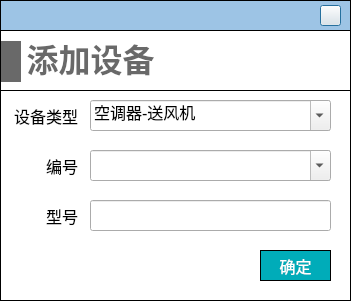
<?xml version="1.0" encoding="UTF-8"?>
<ui version="4.0">
 <class>dialog_add_system</class>
 <widget class="QDialog" name="dialog_add_system">
  <property name="geometry">
   <rect>
    <x>0</x>
    <y>0</y>
    <width>351</width>
    <height>301</height>
   </rect>
  </property>
  <property name="windowTitle">
   <string>Dialog</string>
  </property>
  <property name="styleSheet">
   <string notr="true">#dialog_add_system
{
background-color:white;
}</string>
  </property>
  <widget class="QWidget" name="widget_top" native="true">
   <property name="geometry">
    <rect>
     <x>0</x>
     <y>0</y>
     <width>351</width>
     <height>31</height>
    </rect>
   </property>
   <property name="styleSheet">
    <string notr="true">#widget_top
{
border: 1px solid #000000;
background-color: rgb(157, 196, 229);
background-color: rgb(157, 196, 229);
}</string>
   </property>
   <widget class="QPushButton" name="close">
    <property name="geometry">
     <rect>
      <x>320</x>
      <y>5</y>
      <width>21</width>
      <height>21</height>
     </rect>
    </property>
    <property name="styleSheet">
     <string notr="true">border-image: url(:/images/image/closeWindow.jpg);</string>
    </property>
    <property name="text">
     <string/>
    </property>
   </widget>
  </widget>
  <widget class="QWidget" name="widget" native="true">
   <property name="geometry">
    <rect>
     <x>0</x>
     <y>30</y>
     <width>351</width>
     <height>271</height>
    </rect>
   </property>
   <property name="styleSheet">
    <string notr="true">#widget
{
border: 1px solid #000000;
}</string>
   </property>
   <widget class="QWidget" name="widget_3" native="true">
    <property name="geometry">
     <rect>
      <x>0</x>
      <y>60</y>
      <width>351</width>
      <height>211</height>
     </rect>
    </property>
    <property name="styleSheet">
     <string notr="true">#widget_3
{
border: 1px solid #000000;
}

QLabel
{
font-family: '黑体';
font-size: 16px;
}

QComboBox
{
font-family: '黑体';
font-size: 16px;
}

QLineEdit
{
font-family: '黑体';
}

QRadioButton
{
font-family: '黑体';
}

QPushButton
{
font-family: '黑体';
}</string>
    </property>
    <widget class="QLabel" name="label_num">
     <property name="geometry">
      <rect>
       <x>7</x>
       <y>60</y>
       <width>71</width>
       <height>31</height>
      </rect>
     </property>
     <property name="font">
      <font>
       <family>黑体</family>
       <pointsize>-1</pointsize>
      </font>
     </property>
     <property name="text">
      <string>编号</string>
     </property>
     <property name="alignment">
      <set>Qt::AlignRight|Qt::AlignTrailing|Qt::AlignVCenter</set>
     </property>
    </widget>
    <widget class="QLabel" name="label_17">
     <property name="geometry">
      <rect>
       <x>7</x>
       <y>10</y>
       <width>71</width>
       <height>31</height>
      </rect>
     </property>
     <property name="font">
      <font>
       <family>黑体</family>
       <pointsize>-1</pointsize>
      </font>
     </property>
     <property name="text">
      <string>设备类型</string>
     </property>
     <property name="alignment">
      <set>Qt::AlignRight|Qt::AlignTrailing|Qt::AlignVCenter</set>
     </property>
    </widget>
    <widget class="QLabel" name="label_model">
     <property name="geometry">
      <rect>
       <x>7</x>
       <y>110</y>
       <width>71</width>
       <height>31</height>
      </rect>
     </property>
     <property name="font">
      <font>
       <family>黑体</family>
       <pointsize>-1</pointsize>
      </font>
     </property>
     <property name="text">
      <string>型号</string>
     </property>
     <property name="alignment">
      <set>Qt::AlignRight|Qt::AlignTrailing|Qt::AlignVCenter</set>
     </property>
    </widget>
    <widget class="QComboBox" name="comboBox_type">
     <property name="geometry">
      <rect>
       <x>90</x>
       <y>10</y>
       <width>241</width>
       <height>31</height>
      </rect>
     </property>
     <property name="font">
      <font>
       <family>黑体</family>
       <pointsize>-1</pointsize>
      </font>
     </property>
     <property name="editable">
      <bool>true</bool>
     </property>
     <item>
      <property name="text">
       <string>空调器-送风机</string>
      </property>
     </item>
     <item>
      <property name="text">
       <string>空调器-排风机</string>
      </property>
     </item>
     <item>
      <property name="text">
       <string>独立风机</string>
      </property>
     </item>
     <item>
      <property name="text">
       <string>公共区域风机盘管</string>
      </property>
     </item>
    </widget>
    <widget class="QComboBox" name="comboBox_numOrModel">
     <property name="geometry">
      <rect>
       <x>90</x>
       <y>60</y>
       <width>241</width>
       <height>31</height>
      </rect>
     </property>
     <property name="font">
      <font>
       <family>黑体</family>
       <pointsize>-1</pointsize>
      </font>
     </property>
     <property name="editable">
      <bool>true</bool>
     </property>
     <property name="currentText">
      <string/>
     </property>
     <property name="currentIndex">
      <number>-1</number>
     </property>
    </widget>
    <widget class="QLineEdit" name="lineEdit_model">
     <property name="geometry">
      <rect>
       <x>90</x>
       <y>110</y>
       <width>241</width>
       <height>31</height>
      </rect>
     </property>
     <property name="font">
      <font>
       <family>黑体</family>
       <pointsize>11</pointsize>
      </font>
     </property>
     <property name="readOnly">
      <bool>true</bool>
     </property>
    </widget>
    <widget class="QPushButton" name="pushButton_queding">
     <property name="geometry">
      <rect>
       <x>260</x>
       <y>160</y>
       <width>71</width>
       <height>31</height>
      </rect>
     </property>
     <property name="font">
      <font>
       <family>黑体</family>
       <pointsize>12</pointsize>
      </font>
     </property>
     <property name="styleSheet">
      <string notr="true">QPushButton
{
	color:#ffffff; /*文字颜色*/
    background-color: #00ACB9;/*背景色*/
    border-radius:0px; /*边框倒角*/
	border: 1px solid #000000;
}


QPushButton:hover 
{
background-color: rgb(0,142,153);
color: white;
}</string>
     </property>
     <property name="text">
      <string>确定</string>
     </property>
    </widget>
   </widget>
   <widget class="QLabel" name="label_9">
    <property name="geometry">
     <rect>
      <x>20</x>
      <y>11</y>
      <width>141</width>
      <height>41</height>
     </rect>
    </property>
    <property name="minimumSize">
     <size>
      <width>141</width>
      <height>41</height>
     </size>
    </property>
    <property name="maximumSize">
     <size>
      <width>141</width>
      <height>41</height>
     </size>
    </property>
    <property name="font">
     <font>
      <family>Microsoft YaHei</family>
      <pointsize>24</pointsize>
      <bold>true</bold>
     </font>
    </property>
    <property name="styleSheet">
     <string notr="true">QLabel { 
border: none; 
color : rgb(105, 105, 105);
}</string>
    </property>
    <property name="text">
     <string>添加设备</string>
    </property>
    <property name="alignment">
     <set>Qt::AlignBottom|Qt::AlignHCenter</set>
    </property>
   </widget>
   <widget class="QLabel" name="label_8">
    <property name="geometry">
     <rect>
      <x>1</x>
      <y>11</y>
      <width>20</width>
      <height>41</height>
     </rect>
    </property>
    <property name="minimumSize">
     <size>
      <width>20</width>
      <height>41</height>
     </size>
    </property>
    <property name="maximumSize">
     <size>
      <width>20</width>
      <height>41</height>
     </size>
    </property>
    <property name="styleSheet">
     <string notr="true">QLabel { 
border: none; 
background-color : rgb(105, 105, 105);
}</string>
    </property>
    <property name="text">
     <string/>
    </property>
   </widget>
  </widget>
 </widget>
 <tabstops>
  <tabstop>lineEdit_model</tabstop>
  <tabstop>pushButton_queding</tabstop>
  <tabstop>comboBox_type</tabstop>
  <tabstop>comboBox_numOrModel</tabstop>
  <tabstop>close</tabstop>
 </tabstops>
 <resources/>
 <connections/>
</ui>
